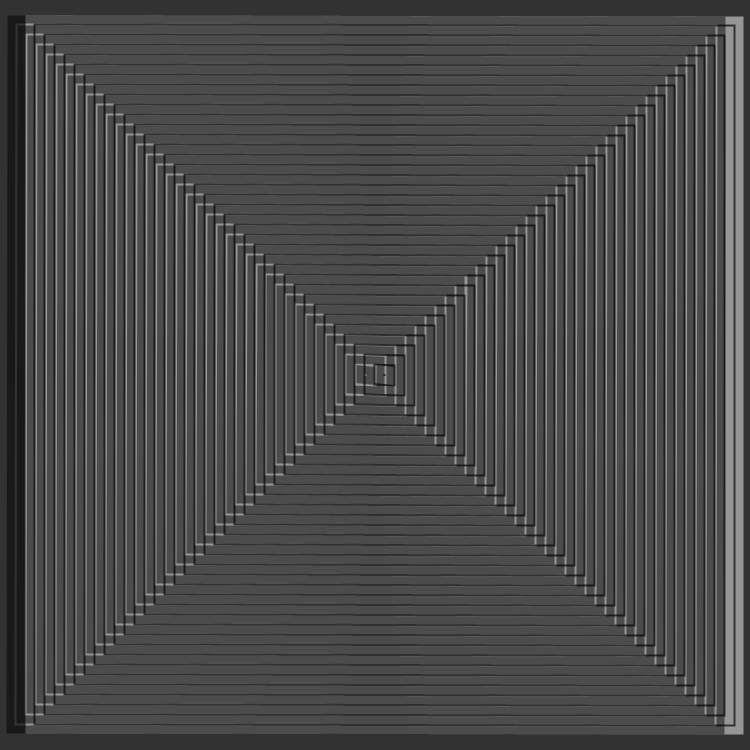
Frame 1 (no input)
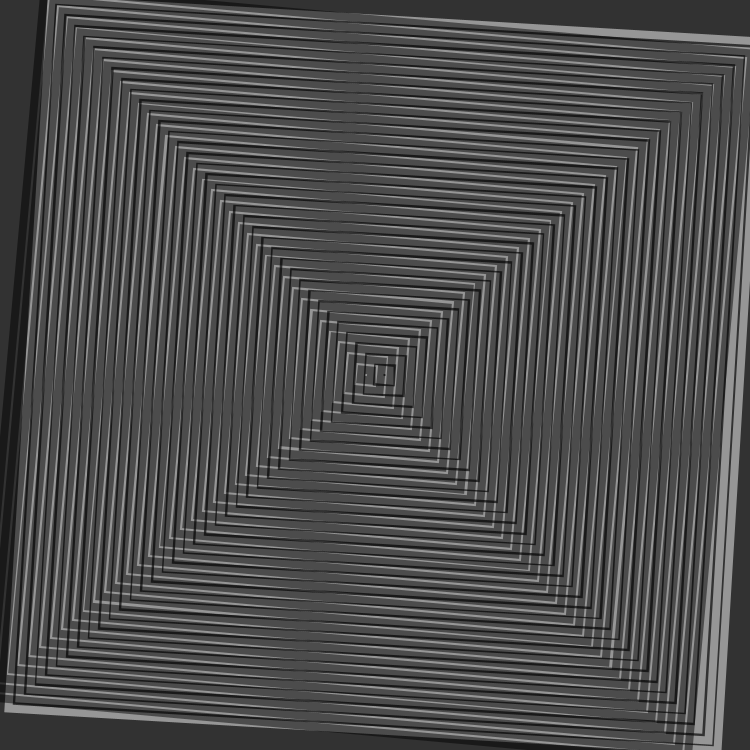
Frame 60 (the mouse pressed at the canvas centre just before this capture)
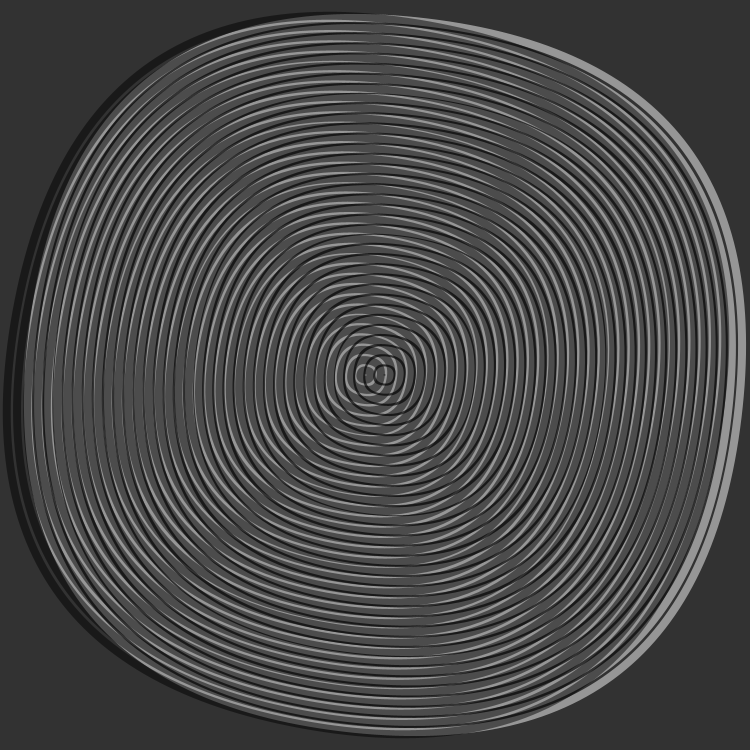
Frame 120 (the mouse held since frame 60 and released just before this capture)

The Processing sketch that drew these frames (run headless with seeded random() and noise(); from frame 60 on, the mouse is pressed at the canvas centre):

// Processing sketch: sketch
// ── sketch.pde
// INFO ************** //
//////////////////////////////
/*
GENUARY 2021 / DAY 9 / Only curves
José Vicente Araújo - 2021
*/

// LIBRERÍAS ************** //
//////////////////////////////

// VARIABLES GLOBALES ***** //
//////////////////////////////
int ancho = 750;
int alto = 750;
String pathData = "../../data/";
String pathExport = "../../export/";



// SETUP ****************** //
//////////////////////////////
void settings(){
  size(ancho, alto);

}

void setup(){
  rectMode(CENTER);
  //blendMode(MULTIPLY);
  noFill();
  strokeWeight(8);

}

// LOOP ******************* //
//////////////////////////////
void draw(){
  background(50);
  pushMatrix();
  translate(ancho/1.95, alto/2);
  rotate(frameCount*0.001);
  stroke(255, 125);
  r(0, 0, ancho-20);
  popMatrix();
  pushMatrix();
  translate(ancho/2.05, alto/2);
  rotate(frameCount*0.0015);
  stroke(0, 125);
  r(0, 0, ancho-20);
  popMatrix();
}

// FUNCIONES ************** //
//////////////////////////////

void r (int x, int y, float sz){
  for(int i = int(sz); i > 10; i-=20){
    sz -= 20;
    rect(x, y, sz, sz, /*(sz/2) +*/ mouseX);
  }

}

void keyPressed(){
  if(key == 's'){
    save(pathExport + "G09/" + timeStamp() + ".png");
  }
}

String timeStamp(){
  String y = str(year());
  String m = str(month());
  String d = str(day());
  String h = str(hour());
  String mn = str(minute());
  String s = str(second());

  String ts = y + m + d + h + h + m + s;

  return ts;
}

void mousePressed(){
  setup();
}
